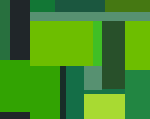
Frame 1 (no input)
Frame 60 (the mouse pressed at the canvas centre just before this capture): identical to frame 1, image omitted
Frame 120 (the mouse held since frame 60 and released just before this capture): identical to frame 1, image omitted

The Processing sketch that drew this single still picture (run headless with seeded random() and noise(); from frame 60 on, the mouse is pressed at the canvas centre):

// Processing sketch: processing_32626
// ── processing_32626.pde

/* santiago Peraza - Tile Reconstruction*/
 
 void setup() {
  
 size (150, 119);
 smooth();
}
 
 void draw () {
  
 noStroke();
  
 colorMode(RGB); 
    
 fill(40,112,62); //  green one on the left top side
 rect(0,0,10,60);
  
 fill(32,38,41); //  next
 rect(10,0,20,60);
  
 fill(50,163,2); //  left  BOTTOM BIG
 rect(0,60,60,60);
 
 fill(32,38,41); //  left bottom SMALL
 rect(0,112,30,10);
 
 fill(18,119,53); // 
 rect(30,0,25,12);
 
 fill(27,87,63);  // 
 rect(55,0,50,12);
 
 fill(69,120,18); //  top right corner
 rect(105,0,45,15);
 
 fill(87,145,113); //  long one
 rect(30,12,120,9);
 
 fill(109,190,0); //  right
 rect(125,21,25,50);   
      
 fill(40,80,42); // 
 rect(102,21,23,68);  

 fill(64,191,37); //  middle light green
 rect(93,21,9,45); 
 
 fill(34,134,66); //botttom right
 rect(125,70,63,50);
 
 fill(168,218,50); //  BOTTOM light
 rect(83,93,42,40);
 
 fill(23,116,71); //  thin on top of ^
 rect(83,89,42,5);
  
 fill(87,145,113); // square
 rect(83,66,19,24);
 
 fill(20,110,71); // xx
 rect(66,66,18,55);
 
 fill(24,45,39); // xxthin
 rect(60,66,6,55);
      
 fill(109,190,0); //  last one
 rect(30,21,63,45);
 
  }
 
